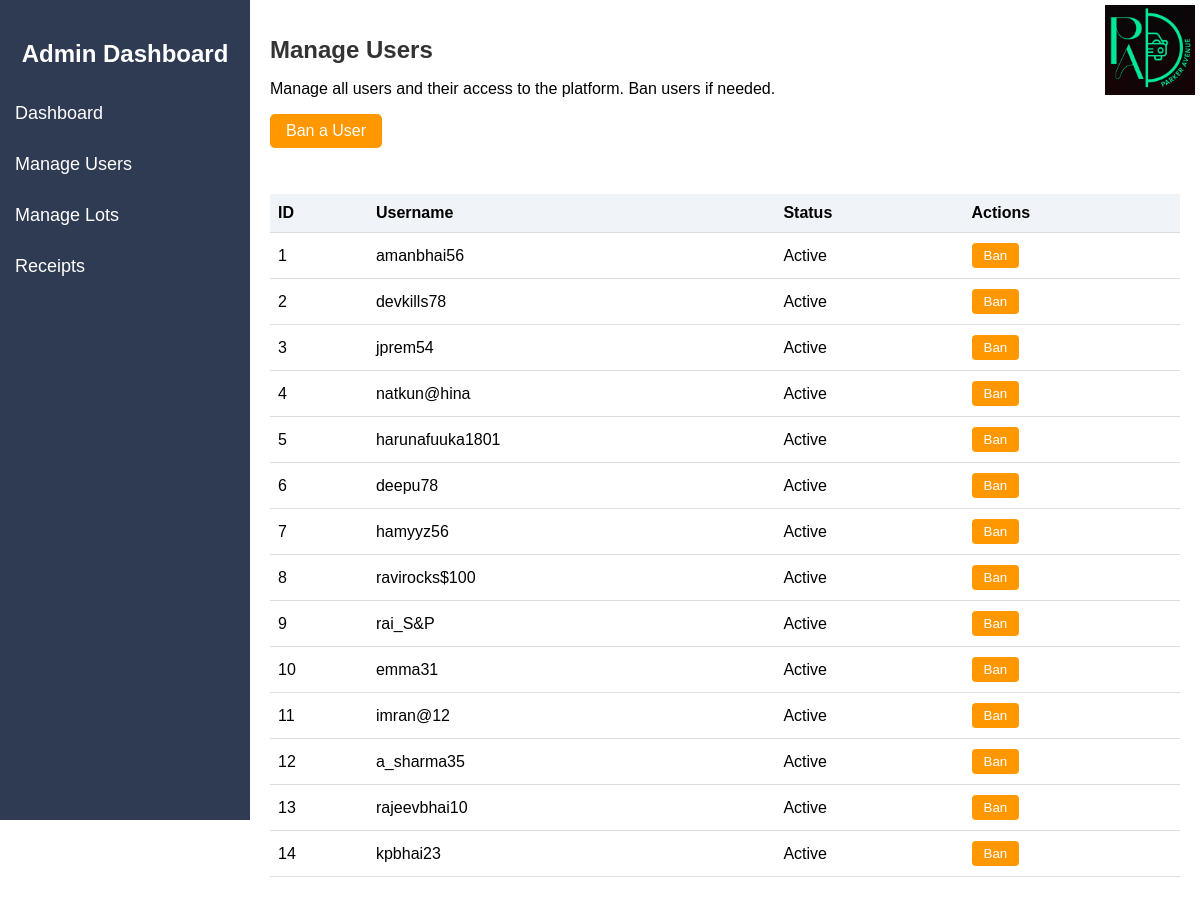
The app's page /manage_users (signed in), older data.
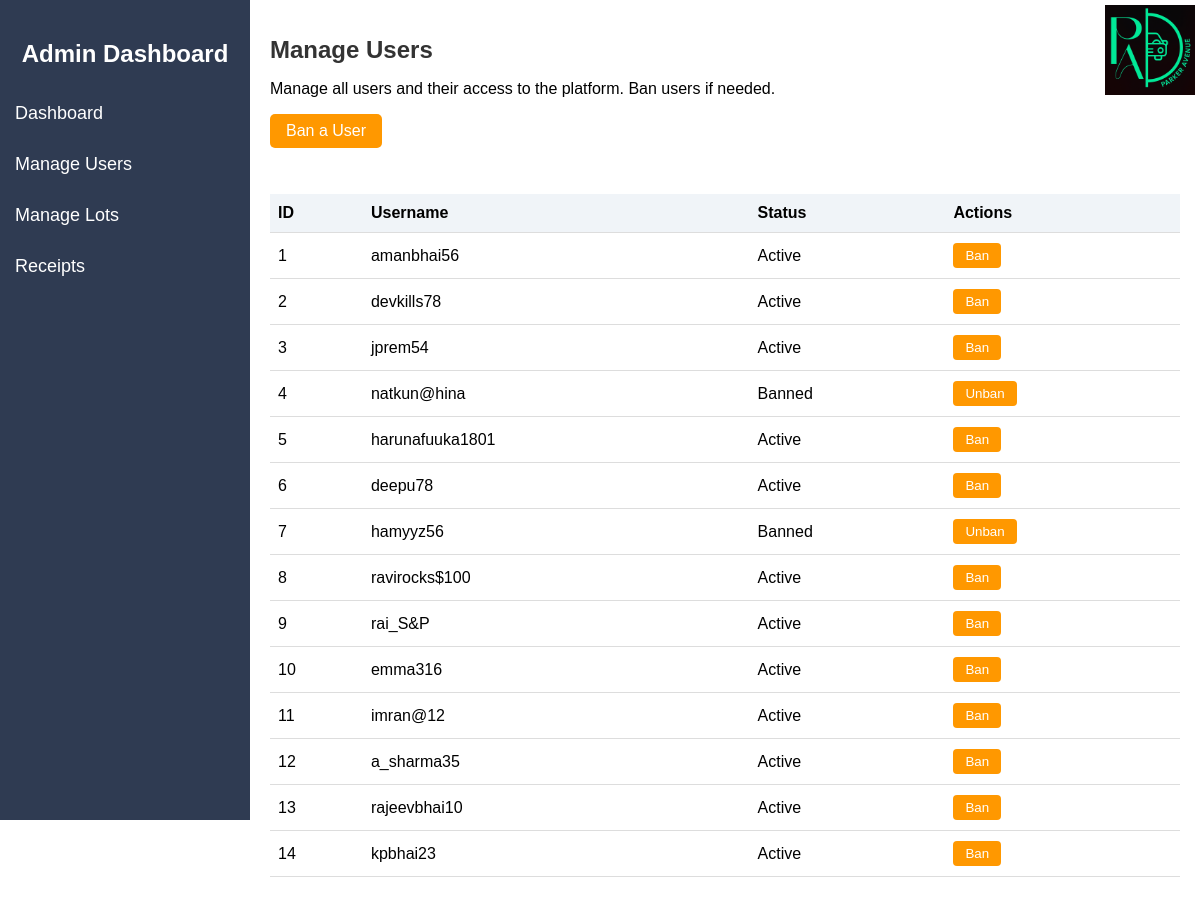
The same page, newer data.
### models.py (models this page shows)
class User(db.Model):
    id = db.Column(db.Integer, primary_key=True)
    username = db.Column(db.String(80), unique=True, nullable=False)
    fullname = db.Column(db.String(100), nullable=True)
    email = db.Column(db.String(120), unique=True, nullable=False)
    password = db.Column(db.String(50), nullable=False)
    dob = db.Column(db.Date, nullable=True)
    state = db.Column(db.String(50), nullable=True)
    is_admin = db.Column(db.Boolean, default=False)
    is_banned = db.Column(db.Boolean, default=False)
    reservations = db.relationship('Reservation', backref='user', lazy=True)

### app.py (the view)
@app.route('/manage_users')
@admin_required
def manage_users():
    users = User.query.all()
    lots = ParkingLot.query.all()
    return render_template('manage_users.html', users=users, lots=lots)

### app.py (called while the page is built)
def admin_required(f):
    @wraps(f)
    def decorated_function(*args, **kwargs):
        if not session.get('admin_logged_in'):
            flash('Admin access required', 'danger')
            return redirect(url_for('admin_login'))
        return f(*args, **kwargs)
    return decorated_function

### templates/manage_users.html (shortened to what this page needs)
<!DOCTYPE html>
<html lang="en">
<head>
</head>
<body>
    <div class="sidebar">
        <h2>Admin Dashboard</h2>
        <a href="{{ url_for('admin_dashboard') }}">Dashboard</a>
        <a href="{{ url_for('manage_users') }}">Manage Users</a>
        <a href="{{ url_for('manage_lots') }}">Manage Lots</a>
        <a href="{{ url_for('receipts') }}">Receipts</a>
    </div>
    <div class="main-content">
        <div class="logo-container">
            <img src="{{ url_for('static', filename='../static/images/parker_avenue_logo.png') }}" alt=" ">
        </div>
        <h1>Manage Users</h1>
        <p>Manage all users and their access to the platform. Ban users if needed.</p>
        <button class="ban-user-btn" onclick="openBanModal()">Ban a User</button>
        <table id="userTable">
            <thead>
                <tr>
                    <th>ID</th>
                    <th>Username</th>
                    <th>Status</th>
                    <th>Actions</th>
                </tr>
            </thead>
            <tbody>
                {% for user in users %}
                <tr>
                    <td>{{ user.id }}</td>
                    <td>{{ user.username }}</td>
                    <td>{{ 'Banned' if user.is_banned else 'Active' }}</td>
                    <td>
                        <form action="{{ url_for('ban_user', user_id=user.id) }}" method="post" style="display:inline;">
                            <button class="ban-btn" type="submit">{{ 'Unban' if user.is_banned else 'Ban' }}</button>
                        </form>
                    </td>
                </tr>
                {% endfor %}
            </tbody>
        </table>
    </div>
</body>
</html>

### templates/manage_users.html (style rules this page uses)
body { font-family: Arial, sans-serif; display: flex; margin: 0; }
.sidebar { width: 250px; background-color: #2f3b52; color: #fff; padding-top: 20px; height: 100vh; position: fixed; }
.sidebar h2 { text-align: center; margin-bottom: 20px; }
.sidebar a { color: white; padding: 15px; text-decoration: none; display: block; font-size: 18px; }
.main-content { margin-left: 250px; padding: 20px; width: 100%; }
.main-content h1 { font-size: 24px; color: #333; }
.logo-container { position: absolute; top: 5px; right: 5px; text-align: right; }
.logo-container img { height: 90px; width: 90px; }
.ban-user-btn { background-color: #ff9800; color: #fff; border: none; padding: 8px 16px; border-radius: 5px; cursor: pointer; margin-bottom: 18px; font-size: 16px; }
table { width: 100%; border-collapse: collapse; margin-top: 28px; }
th, td { padding: 10px 8px; border-bottom: 1px solid #ddd; text-align: left; }
th { background: #f0f4f8; }
.delete-btn, .ban-btn, .assign-btn { padding: 5px 12px; margin-right: 6px; border-radius: 4px; border: none; cursor: pointer; }
.ban-btn { background: #ff9800; color: #fff; }

Row changes from the older to the newer data that the page shows:
changed User "natkun@hina": is_banned "Active" → "Banned"; is_banned "Ban" → "Unban"
changed User "hamyyz56": is_banned "Active" → "Banned"; is_banned "Ban" → "Unban"
changed User id 10: username "emma31" → "emma316"
